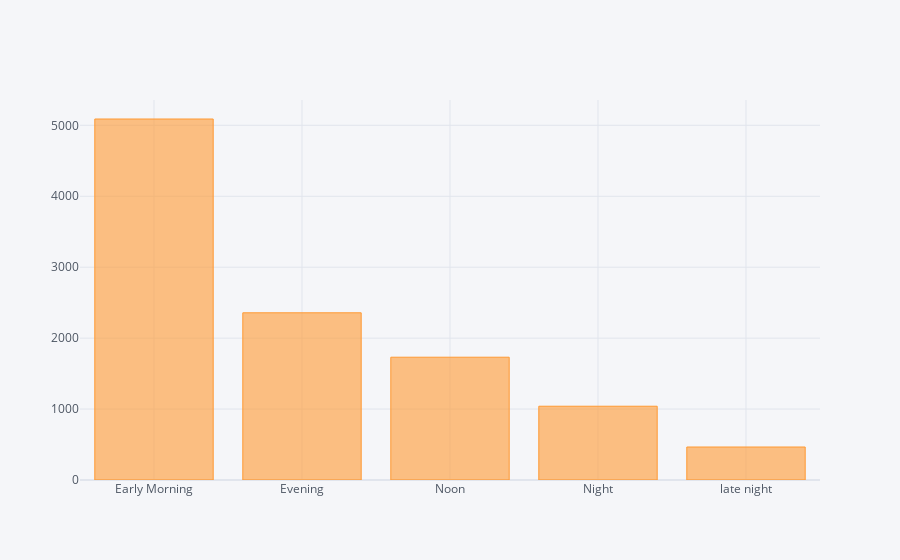

This figure's notebook cell:
### Code cell
data['Dep_Time_hour'].apply(flight_dep_time).value_counts().iplot(kind="bar")

### Figure 1 — Plotly figure (JSON) as saved in the notebook; plotly's stock layout.template omitted (floating-point values rounded to 4 significant figures)
{"data": [{"marker": {"color": "rgba(255, 153, 51, 0.6)", "line": {"color": "rgba(255, 153, 51, 1.0)", "width": 1}}, "name": "count", "orientation": "v", "text": "", "type": "bar", "x": ["Early Morning", "Evening", "Noon", "Night", "late night"], "y": [5089, 2357, 1731, 1040, 465]}], "layout": {"legend": {"bgcolor": "#F5F6F9", "font": {"color": "#4D5663"}}, "paper_bgcolor": "#F5F6F9", "plot_bgcolor": "#F5F6F9", "title": {"font": {"color": "#4D5663"}}, "xaxis": {"gridcolor": "#E1E5ED", "showgrid": true, "tickfont": {"color": "#4D5663"}, "title": {"font": {"color": "#4D5663"}, "text": ""}, "zerolinecolor": "#E1E5ED"}, "yaxis": {"gridcolor": "#E1E5ED", "showgrid": true, "tickfont": {"color": "#4D5663"}, "title": {"font": {"color": "#4D5663"}, "text": ""}, "zerolinecolor": "#E1E5ED"}}}
